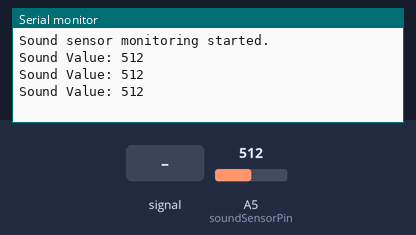
Bench run of a sketch on a simulated Arduino Uno, built with avr-gcc and run on an emulated ATmega328P. Parts: the last lines printed to the serial monitor. The inputs (shaded band) are chosen by the test bench; at power-on: A5 (soundSensorPin) = 512.

Above: at 1.3 s.
1.4 s: A5 (soundSensorPin) fed a 200 Hz sine of ±81 counts around its level
At 1.9 s:
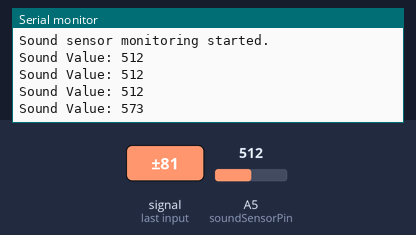
2.9 s: A5 (soundSensorPin) set to 716
At 3.4 s:
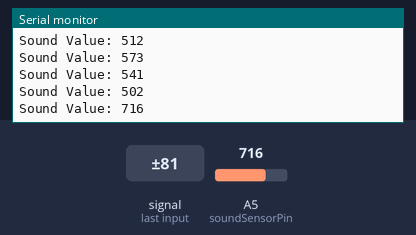
4.4 s: A5 (soundSensorPin) fed a 1000 Hz sine of ±255 counts around its level
At 4.9 s:
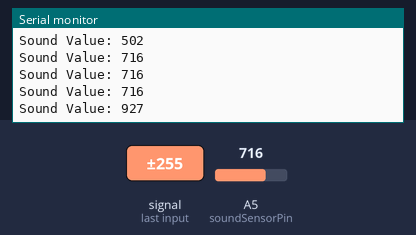
5.9 s: A5 (soundSensorPin) set to 900
At 6.4 s:
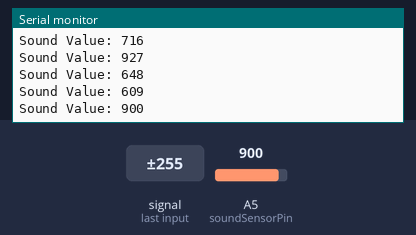
Timing chart, 0 to 8.4 s (numbered marks = the images above; inputs shaded):
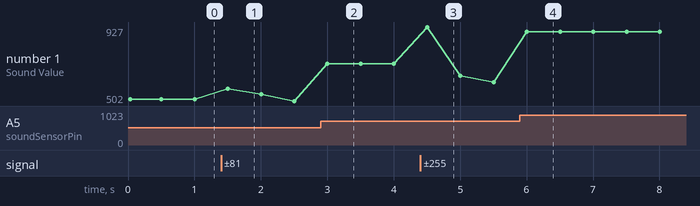

Measured:
- after the input at 1.4 s, the serial monitor: prints a new line after 0.10 s (image 1)
- after the input at 2.9 s, the serial monitor: prints a new line after 0.10 s (image 2)
- after the input at 4.4 s, the serial monitor: prints a new line after 0.10 s (image 3)
- after the input at 5.9 s, the serial monitor: prints a new line after 0.11 s (image 4)
- plotted number 1: 512 → 502 after the input at 1.4 s, 502 → 716 after the input at 2.9 s, 716 → 609 after the input at 4.4 s, 609 → 900 after the input at 5.9 s

The sketch:

Sound_Sensor.ino
```cpp
// Define the analog input pin for the sound sensor
const int soundSensorPin = A5;

void setup() {
  // Start serial communication at a baud rate of 9600
  Serial.begin(9600);

  // Set the sound sensor pin as an input
  pinMode(soundSensorPin, INPUT);

  // Initial message to indicate setup is complete
  Serial.println("Sound sensor monitoring started.");
}

void loop() {
  // Read the analog value from the sound sensor
  int soundValue = analogRead(soundSensorPin);

  // Print the sound value to the Serial Monitor
  Serial.print("Sound Value: ");
  Serial.println(soundValue);

  // Add a small delay to avoid overwhelming the Serial Monitor
  delay(500);
}
```
